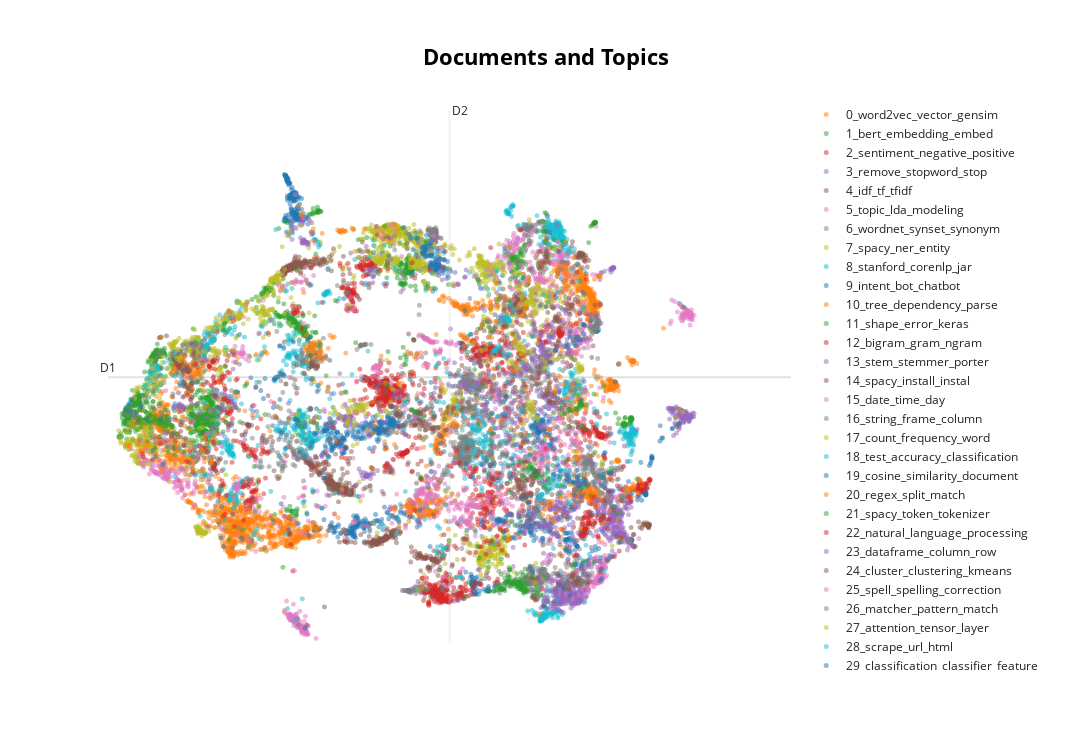

The notebook cell this image was saved under:
### Code cell
topic_model.visualize_documents(docs, embeddings=embeddings, hide_annotations=True, hide_document_hover=True)
